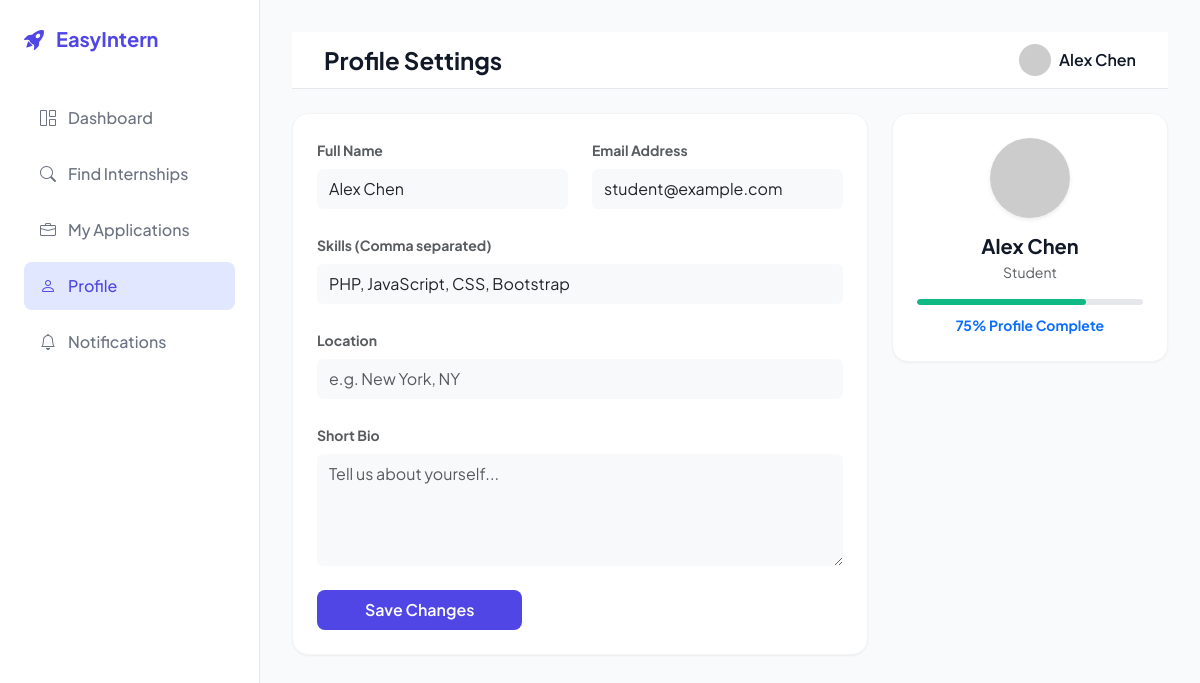
The app's page /profile.php (signed in) with its own data.
### tables this page shows
CREATE TABLE IF NOT EXISTS student_profiles (
    user_id INT PRIMARY KEY,
    skills TEXT,  
    cv_url VARCHAR(255),
    bio TEXT,
    location VARCHAR(255),
    profile_completion INT DEFAULT 0,
    FOREIGN KEY (user_id) REFERENCES users(id) ON DELETE CASCADE
);

CREATE TABLE IF NOT EXISTS users (
    id INT AUTO_INCREMENT PRIMARY KEY,
    name VARCHAR(255) NOT NULL,
    email VARCHAR(255) NOT NULL UNIQUE,
    password VARCHAR(255) NOT NULL,
    role ENUM('Admin', 'Company', 'Student') NOT NULL,
    pfp VARCHAR(255) DEFAULT 'default_pfp.png',
    created_at TIMESTAMP DEFAULT CURRENT_TIMESTAMP
);

### profile.php (the view, shortened to what this page needs)
<?php
require 'includes/db.php';
$user_id = $_SESSION['user_id'];
$stmt = $pdo->prepare("SELECT u.*, sp.* FROM users u LEFT JOIN student_profiles sp ON u.id = sp.user_id WHERE u.id = ?");
$stmt->execute([$user_id]);
$user = $stmt->fetch();
?>
<!DOCTYPE html>
<html lang="en">
<head>
    <link href="https://cdn.jsdelivr.net/npm/bootstrap@5.3.0/dist/css/bootstrap.min.css" rel="stylesheet">
    <link rel="stylesheet" href="assets/css/saas-style.css">
    <link rel="stylesheet" href="https://cdn.jsdelivr.net/npm/bootstrap-icons@1.11.1/font/bootstrap-icons.css">
</head>
<body>
<div class="dashboard-wrapper">
    <aside class="sidebar">
        <div class="sidebar-logo">
            <?php if ($_SESSION['role'] === 'Company'): ?>
                <i class="bi bi-building-fill-check"></i> TechFlow
            <?php else: ?>
                <i class="bi bi-rocket-takeoff-fill"></i> EasyIntern
            <?php endif; ?>
        </div>
        <nav class="d-flex flex-column h-100">
            <?php if ($_SESSION['role'] === 'Company'): ?>
                <a href="company_dashboard.php" class="nav-item"><i class="bi bi-grid-1x2"></i> Overview</a>
                <a href="post_internship.php" class="nav-item"><i class="bi bi-plus-circle"></i> Post New</a>
                <a href="manage_internships.php" class="nav-item"><i class="bi bi-list-task"></i> My Internships</a>
                <a href="all_applications.php" class="nav-item"><i class="bi bi-people"></i> Applicants</a>
                <a href="settings.php" class="nav-item"><i class="bi bi-gear"></i> Settings</a>
            <?php else: ?>
                <a href="student_dashboard.php" class="nav-item"><i class="bi bi-grid-1x2"></i> Dashboard</a>
                <a href="internships.php" class="nav-item"><i class="bi bi-search"></i> Find Internships</a>
                <a href="applications.php" class="nav-item"><i class="bi bi-briefcase"></i> My Applications</a>
                <a href="profile.php" class="nav-item active"><i class="bi bi-person"></i> Profile</a>
                <a href="notifications.php" class="nav-item"><i class="bi bi-bell"></i> Notifications</a>
            <?php endif; ?>
        </nav>
    </aside>
    <main class="main-content">
        <header class="top-navbar mb-4">
            <h4 class="mb-0 fw-bold me-auto">Profile Settings</h4>
            <div class="d-flex align-items-center gap-2">
                <img src="https://ui-avatars.com/api/?name=<?php echo urlencode($_SESSION['name']); ?>&background=4f46e5&color=fff" class="rounded-circle" width="32">
                <span class="fw-semibold"><?php echo htmlspecialchars($_SESSION['name']); ?></span>
            </div>
        </header>
        <div class="row">
            <div class="col-lg-8">
                <div class="glass-card">
                    <form action="profile.php" method="POST">
                        <div class="row g-4">
                            <div class="col-md-6">
                                <label class="form-label small fw-bold text-muted">Full Name</label>
                                <input type="text" class="form-control bg-light border-0 py-2" value="<?php echo htmlspecialchars($user['name']); ?>" disabled>
                            </div>
                            <div class="col-md-6">
                                <label class="form-label small fw-bold text-muted">Email Address</label>
                                <input type="email" class="form-control bg-light border-0 py-2" value="<?php echo htmlspecialchars($user['email']); ?>" disabled>
                            </div>
                            <div class="col-12">
                                <label class="form-label small fw-bold text-muted">Skills (Comma separated)</label>
                                <input type="text" name="skills" class="form-control bg-light border-0 py-2" placeholder="e.g. PHP, JavaScript, React" value="<?php echo htmlspecialchars($user['skills'] ?? ''); ?>">
                            </div>
                            <div class="col-12">
                                <label class="form-label small fw-bold text-muted">Location</label>
                                <input type="text" name="location" class="form-control bg-light border-0 py-2" placeholder="e.g. New York, NY" value="<?php echo htmlspecialchars($user['location'] ?? ''); ?>">
                            </div>
                            <div class="col-12">
                                <label class="form-label small fw-bold text-muted">Short Bio</label>
                                <textarea name="bio" class="form-control bg-light border-0 py-2" rows="4" placeholder="Tell us about yourself..."><?php echo htmlspecialchars($user['bio'] ?? ''); ?></textarea>
                            </div>
                            <div class="col-12">
                                <button type="submit" class="btn-indigo py-2 px-5">Save Changes</button>
                            </div>
                        </div>
                    </form>
                </div>
            </div>
            <div class="col-lg-4">
                <div class="glass-card text-center mb-4">
                    <img src="https://ui-avatars.com/api/?name=<?php echo urlencode($_SESSION['name']); ?>&size=128&background=4f46e5&color=fff" class="rounded-circle mb-3 shadow-sm">
                    <h5 class="fw-bold mb-1"><?php echo htmlspecialchars($user['name']); ?></h5>
                    <p class="text-muted small mb-3"><?php echo htmlspecialchars($user['role']); ?></p>
                    <div class="progress mb-2" style="height: 6px;">
                        <div class="progress-bar" style="width: <?php echo $user['profile_completion']; ?>%"></div>
                    </div>
                    <span class="small text-primary fw-bold"><?php echo $user['profile_completion']; ?>% Profile Complete</span>
                </div>
            </div>
        </div>
    </main>
</div>
</body>
</html>

### assets/css/saas-style.css (style rules this page uses)
:root { --primary: #4f46e5; --primary-light: #e0e7ff; --secondary: #10b981; --bg-light: #f9fafb; --bg-white: #ffffff; --text-dark: #111827; --text-muted: #6b7280; --sidebar-width: 260px; --transition: all 0.3s cubic-bezier(0.4, 0, 0.2, 1); --shadow-sm: 0 1px 2px 0 rgb(0 0 0 / 0.05); --shadow-md: 0 4px 6px -1px rgb(0 0 0 / 0.1), 0 2px 4px -2px rgb(0 0 0 / 0.1); }
body { font-family: 'Plus Jakarta Sans', sans-serif; background-color: var(--bg-light); color: var(--text-dark); overflow-x: hidden; }
.dashboard-wrapper { display: flex; min-height: 100vh; }
.sidebar { width: var(--sidebar-width); background: var(--bg-white); border-right: 1px solid #e5e7eb; padding: 1.5rem; position: fixed; height: 100vh; z-index: 50; transition: var(--transition); }
.sidebar-logo { font-size: 1.25rem; font-weight: 700; color: var(--primary); display: flex; align-items: center; gap: 0.75rem; margin-bottom: 2.5rem; }
.nav-item { display: flex; align-items: center; gap: 0.75rem; padding: 0.75rem 1rem; border-radius: 0.5rem; color: var(--text-muted); text-decoration: none; font-weight: 500; margin-bottom: 0.5rem; transition: var(--transition); }
.nav-item:hover, .nav-item.active { background: var(--primary-light); color: var(--primary); }
.main-content { margin-left: var(--sidebar-width); flex: 1; padding: 2rem; }
.top-navbar { background: var(--bg-white); padding: 0.75rem 2rem; border-bottom: 1px solid #e5e7eb; display: flex; justify-content: flex-end; align-items: center; gap: 1.5rem; position: sticky; top: 0; z-index: 40; }
.glass-card { background: var(--bg-white); border-radius: 1rem; border: 1px solid #f3f4f6; padding: 1.5rem; box-shadow: var(--shadow-sm); transition: var(--transition); }
.btn-indigo { background: var(--primary); color: white; padding: 0.625rem 1.25rem; border-radius: 0.5rem; font-weight: 600; border: none; transition: var(--transition); }
.progress { height: 8px; border-radius: 4px; background: #e5e7eb; }
.progress-bar { background: var(--secondary); border-radius: 4px; }

### records on screen
student_profiles: user_id.name "Alex Chen", user_id.email "student@example.com", skills "PHP, JavaScript, CSS, Bootstrap", user_id.role "Student", profile_completion "75"

### other values on screen
$_SESSION['name'] "Alex Chen"
